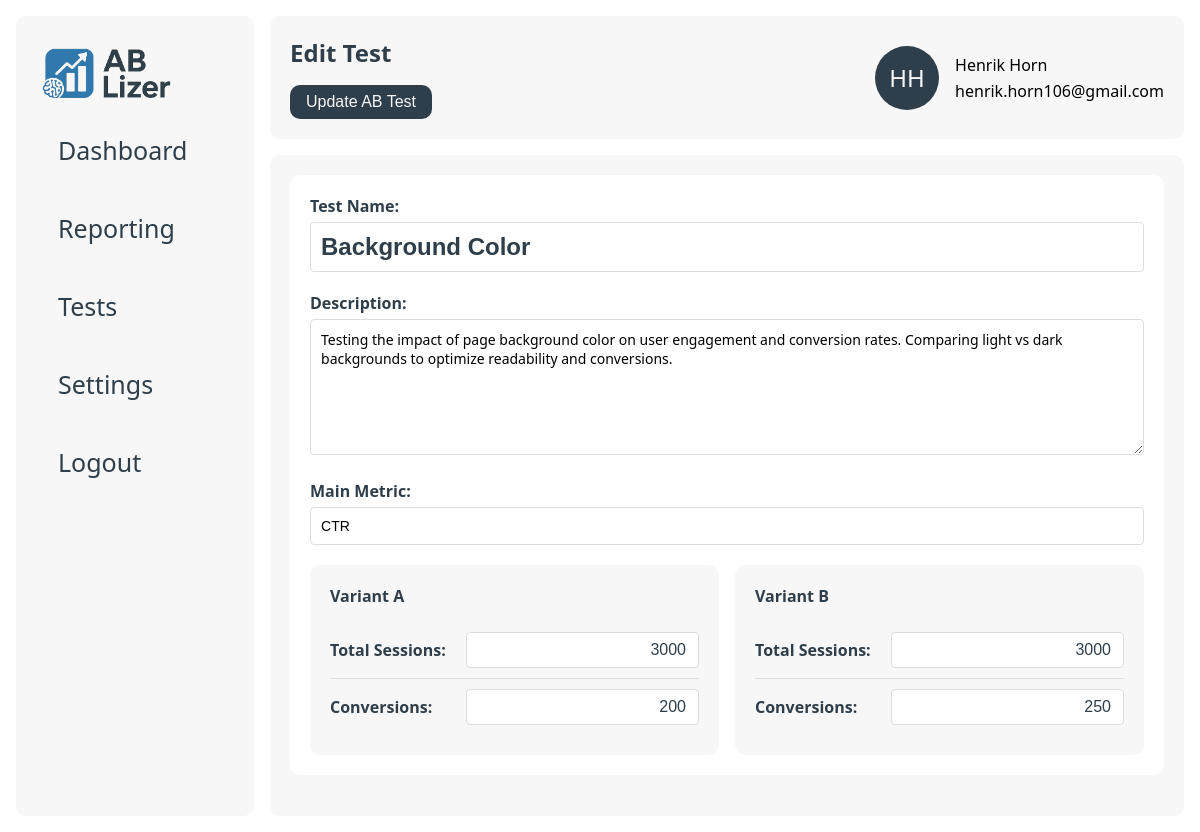
The page /edit/1/53 (signed in) on the database its author committed.
### data/models.py (models this page shows)
class users(db.Model):
    __tablename__ = 'users'
    id = db.Column(db.Integer, primary_key=True)
    company_id = db.Column(db.Integer, db.ForeignKey('companies.id'), nullable=False)
    name = db.Column(db.String(255), nullable=False)
    email = db.Column(db.String(255), nullable=False, unique=True)
    password_hash = db.Column(db.String(255), nullable=True)  # Nullable for existing users
    __repr__ = lambda self: f'<User {self.name}>'
    __str__ = lambda self: f'{self.name} - {self.email}'

class ab_tests(db.Model):
    __tablename__ = 'ab_tests'
    id = db.Column(db.Integer, primary_key=True)
    company_id = db.Column(db.Integer, db.ForeignKey('companies.id'), nullable=False)
    name = db.Column(db.String(255), nullable=False)
    description = db.Column(db.Text, nullable=False)
    metric = db.Column(db.String(255), nullable=False)
    created_at = db.Column(db.DateTime, nullable=False)
    __repr__ = lambda self: f'<Ab_Test {self.id}>'
    __str__ = lambda self: f'{self.id}'

class variants(db.Model):
    __tablename__ = 'variants'
    id = db.Column(db.Integer, primary_key=True)
    test_id = db.Column(db.Integer, db.ForeignKey('ab_tests.id'), nullable=False)
    name = db.Column(db.String(255), nullable=False)
    impressions = db.Column(db.Integer, nullable=False)
    conversions = db.Column(db.Integer, nullable=False)
    conversion_rate = db.Column(db.Float, nullable=False)
    __repr__ = lambda self: f'<Variant {self.id}>'
    __str__ = lambda self: f'{self.id}'

### app.py (the view)
@app.route("/edit/<int:user_id>/<int:test_id>")
@login_required
def edit_test_page(user_id, test_id):
    user = db_manager.get_user(user_id)
    test = db_manager.get_test(test_id, user.company_id)
    variants = db_manager.get_variants(test_id)
    report = db_manager.get_report(test_id)
    return render_template("edit.html", user=user, test=test, variants=variants, report=report)

### app.py (called while the page is built)
def login_required(f):
    @wraps(f)
    def decorated_function(*args, **kwargs):
        if 'user_id' not in session:
            flash('Please log in to access this page.', 'error')
            return redirect(url_for('login'))
        return f(*args, **kwargs)
    return decorated_function

@app.template_filter('initials')
def get_initials(name):
    if not name:
        return ''
    parts = name.strip().split()
    if len(parts) >= 2:
        return (parts[0][0] + parts[1][0]).upper()
    elif len(parts) == 1:
        return parts[0][:2].upper()
    return ''

### data/db_manager.py (called while the page is built)
    def get_test(self, test_id, company_id):
        return ab_tests.query.filter_by(id=test_id, company_id=company_id).first()

    def get_variants(self, test_id):
        return variants.query.filter_by(test_id=test_id).all()

    def get_report(self, test_id):
        return reports.query.filter_by(test_id=test_id).first()

    def get_user(self, user_id):
        return users.query.filter_by(id=user_id).first()

### templates/edit.html (shortened to what this page needs)
{% extends "base.html" %}
{% block page_title %}Edit Test{% endblock %}
{% block page_button %}
    <div class="button-container">
        <button form="edit-form" class="btn" type="submit">Update AB Test</button>
    </div>
{% endblock %}
{% block content %}
    <div class="card big">
        <form id="edit-form" method="post" action="">
            <div class="form-group">
                <label class="details-label" for="name">Test Name:</label>
                <input type="text" class="details-head" id="name" name="name" value="{{ test.name }}">
            </div>
            <div class="form-group">
                <label class="details-label" for="description">Description:</label>
                <textarea class="details-textarea" id="description" name="description"
                          rows="6">{{ test.description }}</textarea>
            </div>
            <div class="form-group">
                <label class="details-label" for="metric">Main Metric:</label>
                <input type="text" id="metric" name="metric" value="{{ test.metric }}">
            </div>
            {% if variants != [] %}
                <div class="column-grid-2">
                    {% for variant in variants %}
                        <div class="metrics-card">
                            <h4>{{ variant.name }}</h4>
                            <div class="details-form-group">
                                <label class="details-label" for="sessions_{{ loop.index }}">Total Sessions:</label>
                                <input class="details-input right" type="text" id="sessions_{{ loop.index }}"
                                       name="sessions[]"
                                       value="{{ variant.impressions }}">
                            </div>
                            <div class="details-form-group">
                                <label class="details-label" for="conversions_{{ loop.index }}">Conversions:</label>
                                <input class="details-input right" type="text" id="conversions_{{ loop.index }}"
                                       name="conversions[]" value="{{ variant.conversions }}">
                            </div>
                        </div>
                    {% endfor %}
                </div>
            {% else %}
                <button class="btn" id="addVariantBtn">Add Variants</button>
            {% endif %}
        </form>
    </div>
{% endblock %}

### templates/base.html (shortened to what this page needs)
<!DOCTYPE html>
<html lang="en">
<head>
    <link href="{{ url_for('static', filename='style.css') }}" rel="stylesheet">
</head>
<body>
<div class="main-wrapper">
    <div class="sidenav" id="mySidenav">
        <div class="sidenav-container">
            <a class="logo" href="/"><img src="{{ url_for('static', filename='logo_ab-lizer.png') }}" height="50px"></a>
            <a href="/">
                <div class="tab">Dashboard</div>
            </a>
            <a href="/reports/{{ user.id }}">
                <div class="tab">Reporting</div>
            </a>
            <a href="/tests/{{ user.id }}">
                <div class="tab">Tests</div>
            </a>
            <a href="/settings/{{ user.id }}">
                <div class="tab">Settings</div>
            </a>
            <a href="{{ url_for('logout') }}">
                <div class="tab">Logout</div>
            </a>
        </div>
    </div>
    <div class="wrapper">
        <nav>
            <div class="container navigation">
                <div class="hero">
                    <h1>{% block page_title %}{% endblock %}</h1>
                    {% block page_button %}{% endblock %}
                </div>
                <div class="col-wrapper">
                    <div class="profile">
                        <div class="profile-image">{{ user.name|initials }}</div>
                    </div>
                    <div class="profile-info">
                        <div>
                            {{ user.name }}
                        </div>
                        <div>
                            {{ user.email }}
                        </div>
                    </div>
            </div>
        </nav>
        <main class="container">
            {% block content %}{% endblock %}
        </main>
    </div>
</div>
</body>
</html>

### static/style.css (style rules this page uses)
:root { --primary: #2E3E4A; --secondary: #F7F7F7; --accent: #317AAE; --gradient: linear-gradient(180deg, rgba(25, 82, 133, 1) 0%, rgba(49, 122, 174, 1) 100%); --danger: #ef4444; --bg: #ffffff; --radius: 10px; --shadow: 0 2px 8px rgba(30, 41, 59, 0.06); --font-primary: 'Segoe UI', 'Roboto', Arial, sans-serif; }
* { box-sizing: border-box; }
body { font-family: var(--font-primary), sans-serif; background: var(--bg); margin: 0; padding: 0; }
nav { background: var(--bg); }
main { overflow-y: scroll; }
h1, h2, h3, h4, h5, h6, p { margin-top: 0; color: var(--primary); }
a { color: var(--primary); text-decoration: none; }
.hero { display: flex; flex-direction: column; justify-content: center; gap: 16px; }
.main-wrapper { display: flex; padding: 16px; }
.wrapper { width: 100%; height: 100vh; padding-left: 16px; align-self: stretch; gap: 16px; display: flex; flex-direction: column; }
.container { padding: 20px 20px; background: var(--secondary); border-radius: var(--radius); height: 100%; }
.container.navigation { display: flex; justify-content: space-between; align-items: center; }
.container.navigation h1 { margin-bottom: 0; }
.logo { font-size: 1.5rem; font-weight: bold; text-decoration: none; }
.profile-image { display: flex; align-items: center; justify-content: center; border-radius: 50%; background-color: var(--primary); padding: 2px; width: 64px; height: 64px; font-size: 24px; color: var(--secondary); }
.profile-info { display: flex; flex-direction: column; gap: 4px; justify-content: center; }
input[type="text"] { padding: 8px 12px; border: 1px solid var(--border); border-radius: var(--radius); font-size: 1rem; margin-right: 8px; width: 100%; }
.sidenav { width: 300px; background-color: var(--bg); position: static; height: 100vh; overflow-x: hidden; }
.sidenav a { color: var(--primary); text-decoration: none; font-size: 25px; display: block; }
.sidenav .tab { padding: 16px 16px; color: var(--primary); text-decoration: none; font-size: 25px; display: block; transition: 0.3s; border-radius: var(--radius); }
.sidenav-container { display: flex; flex-direction: column; gap: 12px; background-color: var(--secondary); border-radius: var( --radius); padding: 32px 26px; height: 100%; }
.card { border-radius: var( --radius); padding: 20px; min-width: 200px; background-color: var(--bg); }
.card.big { width: 100%; }
.col-wrapper { display: flex; gap: 16px; flex-wrap: wrap; flex-grow: 0; flex-direction: row; }
.column-grid-2 { display: grid; grid-template-columns: repeat(2, 1fr); gap: 16px; width: 100%; }
.form-group { margin-bottom: 20px; }
.form-group label { display: block; margin-bottom: 5px; font-weight: 600; }
.form-group input, .form-group textarea { width: 100%; padding: 10px; border: 1px solid #ddd; border-radius: 4px; font-size: 14px; }
.details-head[type="text"] { font-size: 24px; font-weight: bold; color: var(--primary); border: 1px solid #ddd; }
.details-label { font-weight: 600; color: var(--primary); }
.details-input[type="text"] { width: unset; color: var(--primary); border: 1px solid #ddd; border-radius: 4px; margin: 0; }
.details-input[type="text"].right { text-align: right; }
.details-textarea { border: 1px solid #ddd; padding: 10px; font-size: 16px; }
.details-form-group { display: flex; justify-content: space-between; align-items: center; padding: 10px 0; border-bottom: 1px solid #e0e0e0; }
.details-form-group:last-child { border-bottom: none; }
textarea { font-family: var(--font-primary), sans-serif; resize: vertical; }
.button-container { display: flex; justify-content: flex-start; gap: 12px; }
.btn { padding: 8px 16px; border: none; border-radius: var(--radius); font-size: 1rem; cursor: pointer; background: var(--primary); color: var(--secondary); }
.metrics-card { background: var(--secondary); padding: 20px; border-radius: var(--radius); }
.metrics-card h4 { margin-bottom: 15px; color: var(--primary); }

### rows shown on the page
users: name|initials "HH", name "Henrik Horn", email "henrik.horn106@gmail.com"
ab_tests: name "Background Color", description "Testing the impact of page background color on user engagement and conversion rates. Comparing light vs dark backgrounds to optimize readability and conversions.", metric "CTR"
variants: name "Variant A", impressions "3000", conversions "200"
variants: name "Variant B", impressions "3000", conversions "250"
